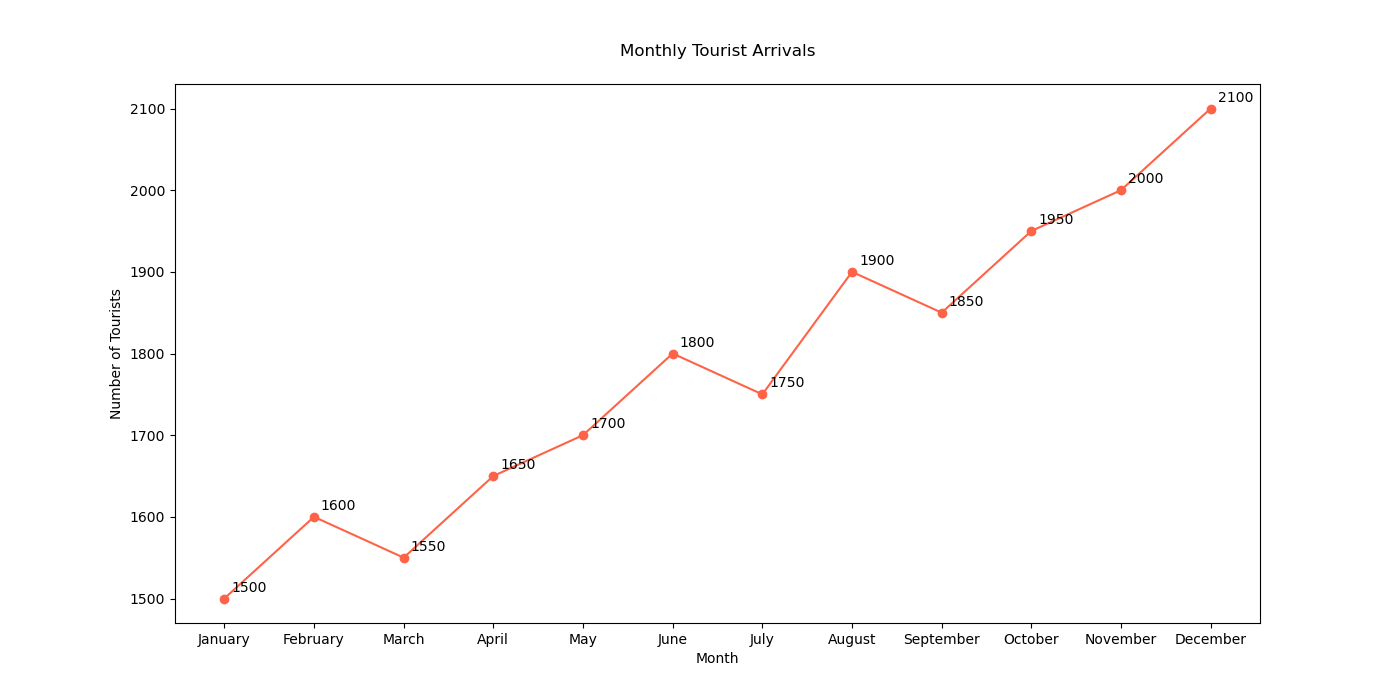

The Python source for this figure:

import matplotlib.pyplot as plt

months = ['January', 'February', 'March', 'April', 'May', 'June', 'July', 'August', 'September', 'October', 'November', 'December']
tourist_arrivals = [1500, 1600, 1550, 1650, 1700, 1800, 1750, 1900, 1850, 1950, 2000, 2100]

plt.figure(figsize=(14, 7))

plt.plot(months, tourist_arrivals, marker='o', linestyle='-', color='#FF6347')  # Tomato color

for i, arrivals in enumerate(tourist_arrivals):
    plt.annotate(str(arrivals), xy=(months[i], arrivals), xytext=(5, 5), textcoords='offset points')

plt.title('Monthly Tourist Arrivals', pad=20)
plt.xlabel('Month')
plt.ylabel('Number of Tourists')

plt.show()
